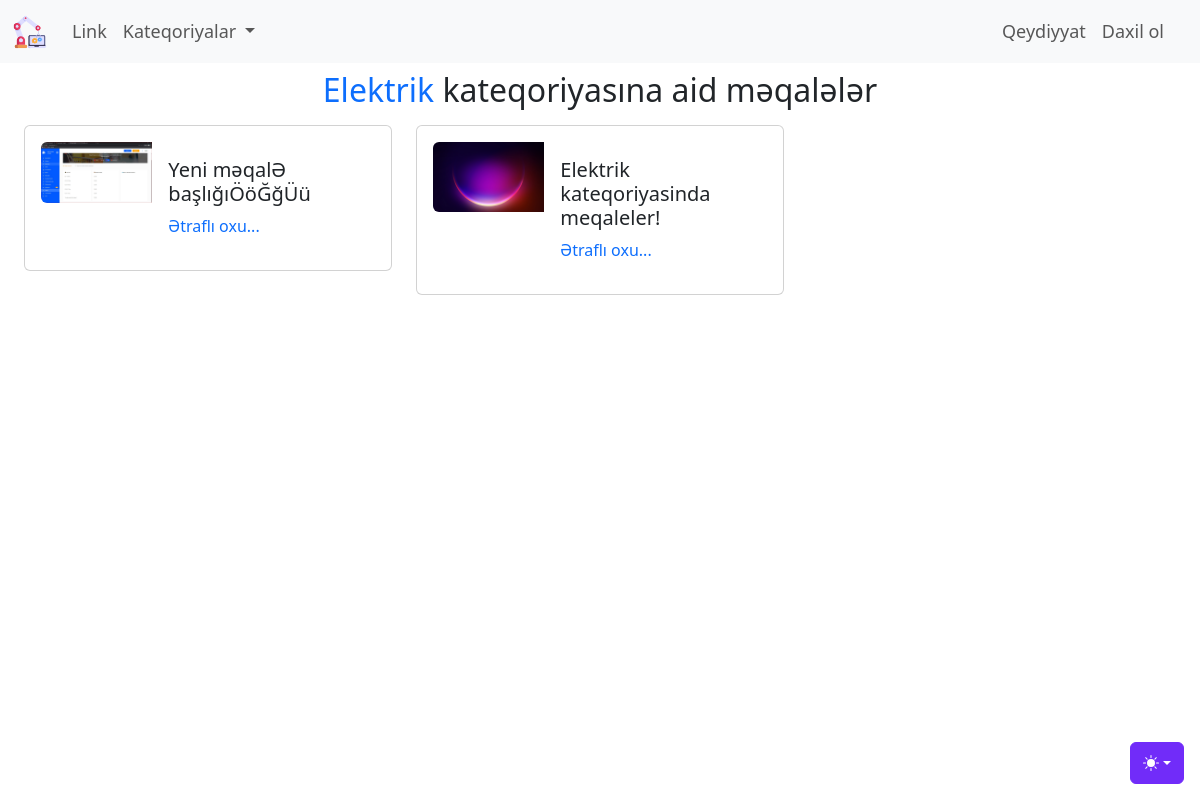
Page /kateqoriya/elektrik on the earlier database version.
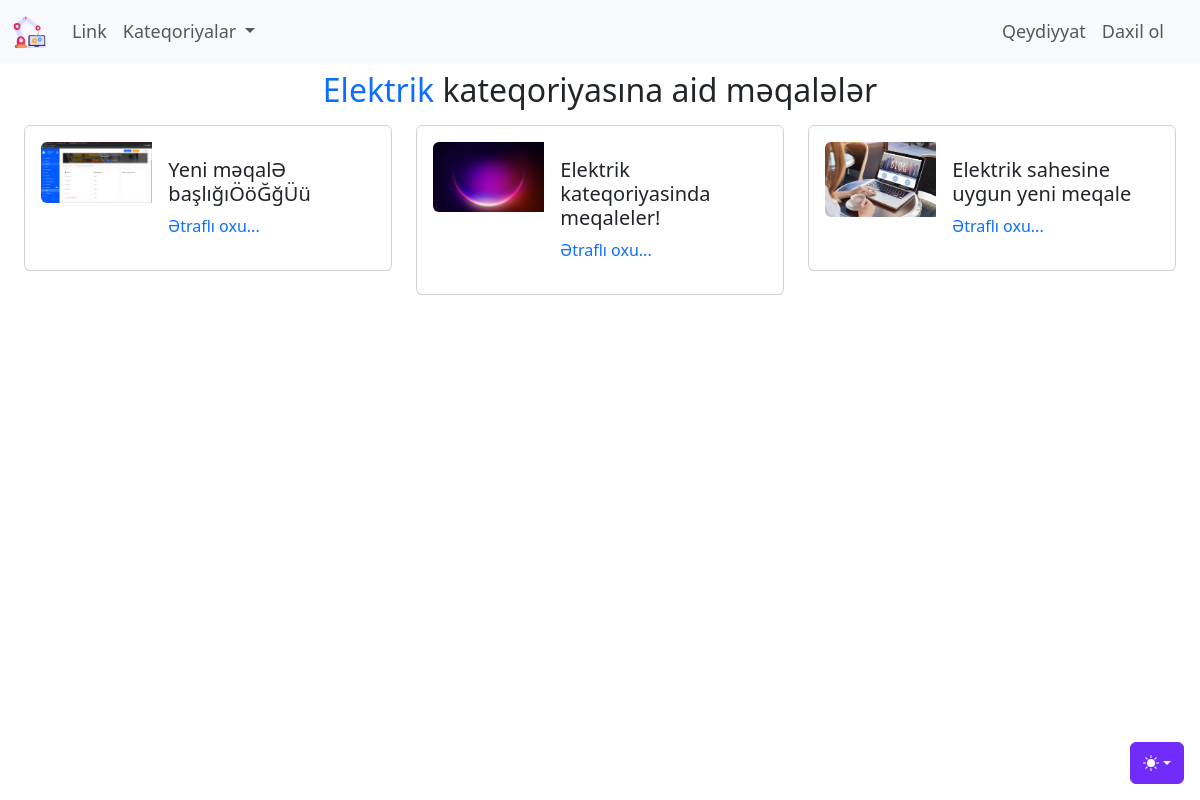
Same page on the later database version.
### blog/models.py (models this page shows, shortened)
class Kateqoriya(models.Model):
    class Meta:
        verbose_name = 'Kateqoriya'
        verbose_name_plural = 'Kateqoriyalar'
    kateqoriya_adi = models.CharField('Kateqoriya adı', max_length=150)
    kateqoriya_slug = models.SlugField(editable=False, unique=True)
    def __str__(self):
        return f"{self.kateqoriya_adi}"

class Blog(models.Model):
    class Meta:
        verbose_name = 'Məqalə'
        verbose_name_plural = 'Məqalələr'
    basliq_sekli = models.ImageField(upload_to = "uploads/%d.%m.%Y",default = 'uploads/default.jpg',null=True,blank=True)
    karusel_sekli = ImageSpecField(source="basliq_sekli",
                                   processors=[ResizeToFill(600,400)],
                                   format='JPEG',
                                   options={'quality':100})
    basliq = models.CharField('Məqalə başlığı', max_length = 200)
    kontent = CKEditor5Field('Məqalə kontenti', config_name = 'extends')
    yaradilma_tarixi = models.DateTimeField('Yaranma tarixi', auto_now_add = True)
    deyisdirilme_tarixi = models.DateTimeField('Yaranma tarixi', auto_now = True)
    blog_slug = models.SlugField(editable=False, unique = True)
    blog_kateqoriya = models.ManyToManyField(Kateqoriya, verbose_name = 'Kateqoriyaları seçin.')
    yayinda_mi = models.BooleanField('Yayına buraxılsın?', default = False)
    yeni_mi = models.BooleanField('Yeni məqalə?', default = True)
    karuselde = models.BooleanField('Karuseldə', default = False)
    istifadeci = models.ForeignKey(settings.AUTH_USER_MODEL,verbose_name='İstifadəçi',on_delete = models.CASCADE)

### blog/views.py (the view)
# urls.py: path('kateqoriya/<slug:_slug>',views.kateqoriyaya_get,name='kateqoriyaya_get')
def kateqoriyaya_get(request,_slug):
    context = {
        'kateqoriyalar': Kateqoriya.objects.all(),
        'yazilar' : Kateqoriya.objects.get(kateqoriya_slug =_slug).blog_set.all(),
        'secilen_kateqoriya' : Kateqoriya.objects.get(kateqoriya_slug=_slug),
    }
    return render(request,'blog/kateqoriyaya_get.html',context)

### blog/templates/blog/kateqoriyaya_get.html (shortened to what this page needs)
{%extends 'base.html'%}
{% load static %}
{% block some_css %}
<link rel="stylesheet" href="{%static 'blog/css/kateqoriyaya_get.css'%}">
{% endblock  %}
{% block content %}
    <div class="container-fluid">
        <div class="row">
            <div class="col text-center mt-2">
                <h2 class="h2"><span class="text-primary">{{secilen_kateqoriya}}</span> kateqoriyasına aid məqalələr</h2>
            </div>
        </div>
        <div class="row">
            {% if yazilar %}
                {% for yazi in  yazilar%}
                <div class="col-md-6 col-lg-6 col-xl-4 col-xxl-4">
                    <div class="card mb-3 p-3 w-100 mt-2">
                        <div class="row g-0">
                        <div class="col-md-4">
                            <a href="{%url 'yazini_tap' yazi.blog_slug%}" target="_blank" rel="noopener noreferrer">
                                <img src="{{yazi.basliq_sekli.url}}" class="img-fluid rounded-start" alt="{{yazi.basliq}}">
                            </a>
                        </div>
                        <div class="col-md-8">
                            <div class="card-body card-body-custom">
                                <h5 class="card-title">{{yazi.basliq}}</h5>
                                <a href="{%url 'yazini_tap' yazi.blog_slug%}" target="_blank" rel="noopener noreferrer" class="btn_etrafli_oxu">Ətraflı oxu...</a>
                            </div>
                        </div>
                        </div>
                    </div>
                </div>
                {% endfor %}
            {% else %}
                    <div class="alert alert-warning">Bu kateqoriyaya aid məqalə yoxdur.</div>
            {% endif %}
        </div>
    </div>
{% endblock %}

### templates/base.html (shortened to what this page needs)
{%load static%}
<!DOCTYPE html>
<html lang="AZ">
<head>
    <link href="https://cdn.jsdelivr.net/npm/bootstrap@5.3.2/dist/css/bootstrap.min.css" rel="stylesheet">
    <link rel="stylesheet" href="{%static 'css/custom_dropdown.css'%}">
    <link rel="stylesheet" href="{%static 'css/mobile_view_css.css'%}">
    <link rel="stylesheet" href="{%static 'css/navbar-menu-css.css'%}">
    <link rel="stylesheet" href="https://cdnjs.cloudflare.com/ajax/libs/font-awesome/4.7.0/css/font-awesome.min.css">
    {% block some_css %}{% endblock  %}
</head>
<body>
    {%include 'partials/_navbar.html'%}
    <div class="container-fluid">
      {%block content%}{%endblock%}
    </div>
</body>
</html>

### templates/partials/_navbar.html (shortened to what this page needs)
{% load static %}
  <div class="dropdown position-fixed bottom-0 end-0 mb-3 me-3 bd-mode-toggle">
    <button class="btn btn-bd-primary py-2 dropdown-toggle d-flex align-items-center"
            id="bd-theme"
            type="button"
            aria-expanded="false"
            data-bs-toggle="dropdown"
            aria-label="Toggle theme (auto)">
      <svg class="bi my-1 theme-icon-active" width="1em" height="1em"><use href="#circle-half"></use></svg>
    </button>
  </div>
  <nav class="navbar bg-body-tertiary navbar-expand-lg" aria-label="Light offcanvas navbar">
    <div class="container-fluid">
      <a class="navbar-brand" href="{%url 'index'%}">
        <img src="{%static 'img/navbar_brand1.png'%}" alt="" width="36" height="36" class="d-inline-block align-text-top" class="rounded">
      </a>
      <div class="offcanvas offcanvas-end" tabindex="-1" id="offcanvasNavbarLight" aria-labelledby="offcanvasNavbarLightLabel">
        <div class="offcanvas-body">
          <ul class="navbar-nav justify-content-start flex-grow-1 pe-3">
            <li class="nav-item">
              <a class="nav-link" href="#">Link</a>
            </li>
            <li class="nav-item dropdown">
              <a class="nav-link dropdown-toggle" href="#" role="button" data-bs-toggle="dropdown" aria-expanded="false">
                Kateqoriyalar
              </a>
            </li>
          </ul>
          <ul class="navbar-nav justify-content-end flex-grow-1 pe-3">
            {%if not request.user.is_authenticated%}
              <li class="nav-item">
                <a class="nav-link{%if cari_sehife == 'qeydiyyat' %} active{%endif%}" aria-current="page" href="{%url 'register_user'%}">Qeydiyyat</a>
              </li>
              <li class="nav-item">
                <a class="nav-link{%if cari_sehife == 'daxil_ol' %} active{%endif%}" aria-current="page" href="{%url 'login_user'%}">Daxil ol</a>
              </li>
            {%else%}
              <li class="nav-item">
                <a class="nav-link" aria-current="page" href="#">Hesab</a>
              </li>
            {%endif%}
          </ul>
        </div>
      </div>
    </div>
  </nav>

### rootstatic/css/navbar-menu-css.css (style rules this page uses)
.nav-link { font-size: 18px; }

### blog/static/blog/css/kateqoriyaya_get.css (style rules this page uses)
.btn_etrafli_oxu { text-decoration: none; }

### templates/base.html (style rules this page uses)
.bi { vertical-align: -.125em; fill: currentColor; }
.btn-bd-primary { --bd-violet-bg: #712cf9; --bd-violet-rgb: 112.520718, 44.062154, 249.437846; --bs-btn-font-weight: 600; --bs-btn-color: var(--bs-white); --bs-btn-bg: var(--bd-violet-bg); --bs-btn-border-color: var(--bd-violet-bg); --bs-btn-hover-color: var(--bs-white); --bs-btn-hover-bg: #6528e0; --bs-btn-hover-border-color: #6528e0; --bs-btn-focus-shadow-rgb: var(--bd-violet-rgb); --bs-btn-active-color: var(--bs-btn-hover-color); --bs-btn-active-bg: #5a23c8; --bs-btn-active-border-color: #5a23c8; }
.bd-mode-toggle { z-index: 1500; }

Differences in the rows shown:
added Blog: basliq_sekli (placeholder picture), basliq "Elektrik sahesine uygun yeni meqale"
